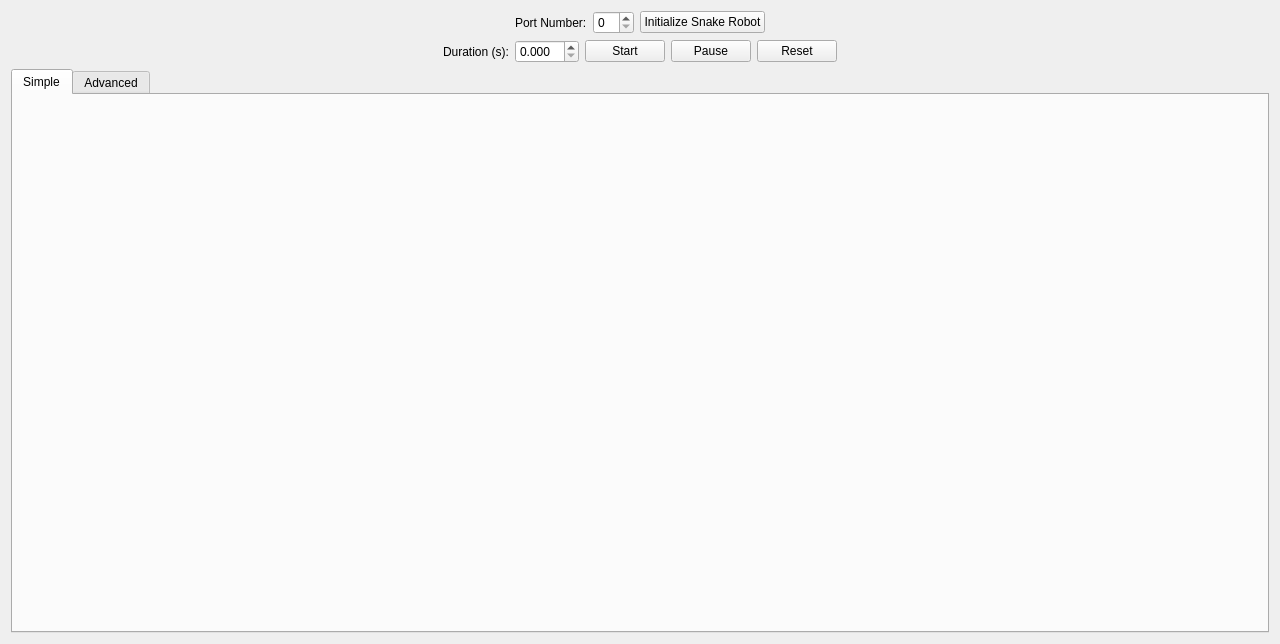
<?xml version="1.0" encoding="UTF-8"?>
<ui version="4.0">
 <class>Controller</class>
 <widget class="QWidget" name="Controller">
  <property name="geometry">
   <rect>
    <x>0</x>
    <y>0</y>
    <width>1280</width>
    <height>644</height>
   </rect>
  </property>
  <property name="windowTitle">
   <string>Snake Charmer</string>
  </property>
  <layout class="QGridLayout" name="gridLayout">
   <item row="0" column="0">
    <layout class="QVBoxLayout" name="verticalLayout_2">
     <item>
      <layout class="QHBoxLayout" name="horizontalLayout">
       <item>
        <spacer name="horizontalSpacer">
         <property name="orientation">
          <enum>Qt::Horizontal</enum>
         </property>
         <property name="sizeHint" stdset="0">
          <size>
           <width>40</width>
           <height>20</height>
          </size>
         </property>
        </spacer>
       </item>
       <item>
        <widget class="QLabel" name="label">
         <property name="text">
          <string>Port Number:</string>
         </property>
        </widget>
       </item>
       <item>
        <widget class="QSpinBox" name="portnumBox"/>
       </item>
       <item>
        <widget class="QPushButton" name="initButton">
         <property name="text">
          <string>Initialize Snake Robot</string>
         </property>
         <property name="checkable">
          <bool>true</bool>
         </property>
        </widget>
       </item>
       <item>
        <spacer name="horizontalSpacer_2">
         <property name="orientation">
          <enum>Qt::Horizontal</enum>
         </property>
         <property name="sizeHint" stdset="0">
          <size>
           <width>40</width>
           <height>20</height>
          </size>
         </property>
        </spacer>
       </item>
      </layout>
     </item>
     <item>
      <layout class="QHBoxLayout" name="horizontalLayout_3">
       <item>
        <spacer name="horizontalSpacer_3">
         <property name="orientation">
          <enum>Qt::Horizontal</enum>
         </property>
         <property name="sizeHint" stdset="0">
          <size>
           <width>40</width>
           <height>20</height>
          </size>
         </property>
        </spacer>
       </item>
       <item>
        <widget class="QLabel" name="durationLabel">
         <property name="text">
          <string>Duration (s):</string>
         </property>
        </widget>
       </item>
       <item>
        <widget class="QDoubleSpinBox" name="durationBox">
         <property name="decimals">
          <number>3</number>
         </property>
        </widget>
       </item>
       <item>
        <widget class="QPushButton" name="startButton">
         <property name="text">
          <string>Start</string>
         </property>
         <property name="checkable">
          <bool>true</bool>
         </property>
         <property name="autoExclusive">
          <bool>false</bool>
         </property>
         <attribute name="buttonGroup">
          <string notr="true">runButtonGroup</string>
         </attribute>
        </widget>
       </item>
       <item>
        <widget class="QPushButton" name="pauseButton">
         <property name="text">
          <string>Pause</string>
         </property>
         <property name="checkable">
          <bool>true</bool>
         </property>
         <property name="autoExclusive">
          <bool>false</bool>
         </property>
         <attribute name="buttonGroup">
          <string notr="true">runButtonGroup</string>
         </attribute>
        </widget>
       </item>
       <item>
        <widget class="QPushButton" name="resetButton">
         <property name="text">
          <string>Reset</string>
         </property>
         <property name="checkable">
          <bool>true</bool>
         </property>
         <property name="autoExclusive">
          <bool>false</bool>
         </property>
         <attribute name="buttonGroup">
          <string notr="true">runButtonGroup</string>
         </attribute>
        </widget>
       </item>
       <item>
        <spacer name="horizontalSpacer_4">
         <property name="orientation">
          <enum>Qt::Horizontal</enum>
         </property>
         <property name="sizeHint" stdset="0">
          <size>
           <width>40</width>
           <height>20</height>
          </size>
         </property>
        </spacer>
       </item>
      </layout>
     </item>
     <item>
      <widget class="QTabWidget" name="modeTabs">
       <property name="sizePolicy">
        <sizepolicy hsizetype="Expanding" vsizetype="Minimum">
         <horstretch>0</horstretch>
         <verstretch>0</verstretch>
        </sizepolicy>
       </property>
       <property name="minimumSize">
        <size>
         <width>780</width>
         <height>0</height>
        </size>
       </property>
       <property name="tabPosition">
        <enum>QTabWidget::North</enum>
       </property>
       <property name="currentIndex">
        <number>0</number>
       </property>
       <property name="documentMode">
        <bool>false</bool>
       </property>
       <property name="tabsClosable">
        <bool>false</bool>
       </property>
       <property name="movable">
        <bool>false</bool>
       </property>
       <widget class="QWidget" name="simpTab">
        <attribute name="title">
         <string>Simple</string>
        </attribute>
        <layout class="QGridLayout" name="gridLayout_2">
         <item row="0" column="0">
          <layout class="QVBoxLayout" name="verticalLayout">
           <item alignment="Qt::AlignHCenter|Qt::AlignVCenter">
            <widget class="SimpGaits" name="simpgaits" native="true">
             <property name="sizePolicy">
              <sizepolicy hsizetype="Minimum" vsizetype="Minimum">
               <horstretch>0</horstretch>
               <verstretch>0</verstretch>
              </sizepolicy>
             </property>
             <property name="minimumSize">
              <size>
               <width>640</width>
               <height>500</height>
              </size>
             </property>
             <property name="maximumSize">
              <size>
               <width>1200</width>
               <height>550</height>
              </size>
             </property>
            </widget>
           </item>
          </layout>
         </item>
        </layout>
       </widget>
       <widget class="QWidget" name="advTab">
        <property name="sizePolicy">
         <sizepolicy hsizetype="Minimum" vsizetype="Minimum">
          <horstretch>0</horstretch>
          <verstretch>0</verstretch>
         </sizepolicy>
        </property>
        <attribute name="title">
         <string>Advanced</string>
        </attribute>
        <layout class="QGridLayout" name="gridLayout_3">
         <item row="0" column="0">
          <layout class="QHBoxLayout" name="horizontalLayout_2">
           <item>
            <widget class="AdvGaits" name="advgaits" native="true">
             <property name="sizePolicy">
              <sizepolicy hsizetype="Minimum" vsizetype="Minimum">
               <horstretch>0</horstretch>
               <verstretch>0</verstretch>
              </sizepolicy>
             </property>
             <property name="minimumSize">
              <size>
               <width>0</width>
               <height>0</height>
              </size>
             </property>
             <property name="maximumSize">
              <size>
               <width>16777215</width>
               <height>850</height>
              </size>
             </property>
            </widget>
           </item>
          </layout>
         </item>
        </layout>
       </widget>
      </widget>
     </item>
    </layout>
   </item>
  </layout>
 </widget>
 <customwidgets>
  <customwidget>
   <class>AdvGaits</class>
   <extends>QWidget</extends>
   <header>qtgui/advgaits.h</header>
   <container>1</container>
  </customwidget>
  <customwidget>
   <class>SimpGaits</class>
   <extends>QWidget</extends>
   <header>qtgui/simpgaits.h</header>
   <container>1</container>
  </customwidget>
 </customwidgets>
 <resources/>
 <connections/>
 <buttongroups>
  <buttongroup name="runButtonGroup"/>
 </buttongroups>
</ui>
